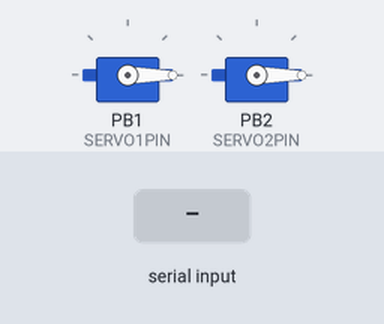
Simulated run of this sketch. Board: ATtiny85, built with avr-gcc and run on an emulated ATtiny85. Parts: 2 × servo. The test bench sets the inputs (shaded band).

Above: at 1.2 s.
1.3 s: "l" received over the second serial link
At 2.5 s:
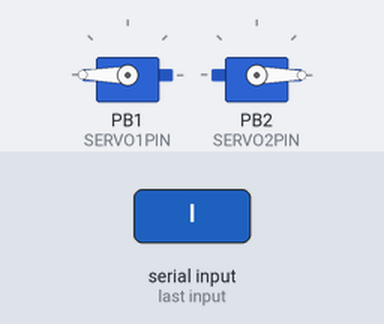
2.8 s: "r" received over the second serial link
At 3.7 s:
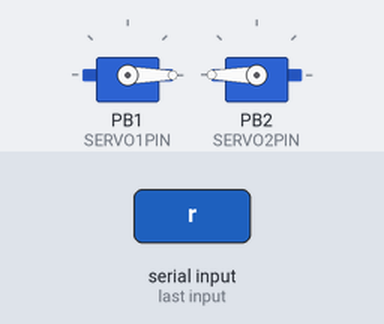
4.3 s: "1" received over the second serial link
At 4.8 s:
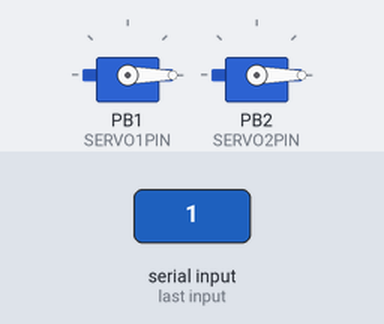
Timing chart, 0 to 7.3 s (numbered marks = the images above; inputs shaded):
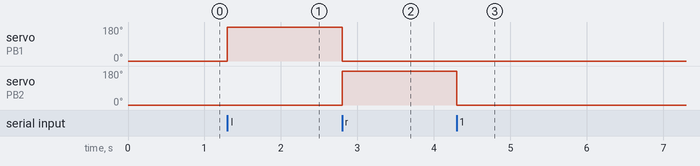

The sketch:

bluetooth_servos_test.ino
```cpp
#include <SoftwareSerial.h>
#include <Adafruit_SoftServo.h>  // SoftwareServo (works on non PWM pins)

#define SERVO1PIN 1   // Servo control line (orange) on Trinket Pin #0
#define SERVO2PIN 2   // Servo control line (orange) on Trinket Pin #1

SoftwareSerial mySerial(0,1); // RX, TX
Adafruit_SoftServo myServo1, myServo2;  //create TWO servo objects
long previousMillis = 0;        // will store last time LED was updated
const int interval = 20;           // interval at which to blink (milliseconds)
//String inputString = "";         // a string to hold incoming data
//boolean stringComplete = false;  // whether the string is complete


void setup()
{
  mySerial.begin(9600);
  myServo1.attach(SERVO1PIN);   // Attach the servo to pin 0 on Trinket
  myServo1.write(0);           // Tell servo to go to position per quirk
  myServo2.attach(SERVO2PIN);   // Attach the servo to pin 1 on Trinket
  myServo2.write(0);           // Tell servo to go to position per quirk
  delay(15);                    // Wait 15ms for the servo to reach the position
  refreshServosNow();
}

void loop()
{
  if (mySerial.available()){
    char inChar = mySerial.read();
    switch (inChar) {
    case 'l':
      myServo1.write(180);
      myServo2.write(0);
      refreshServosNow();
      delay(20);
      break;
    case 'r':
       myServo1.write(0);
        myServo2.write(180);
        refreshServosNow();
        delay(20);
        break;
    default:
      myServo1.write(0);
      myServo2.write(0);
      refreshServosNow();
      delay(20);
    }
  }
  refreshServos(millis());

}

void refreshServosNow(){
  myServo1.refresh();
  myServo2.refresh();
}

void refreshServos(long currentMillis){
  if(currentMillis - previousMillis >= interval) {
    previousMillis = currentMillis;
    myServo1.refresh();
    myServo2.refresh();
  }
}
```

Measured:
- after the input at 1.3 s, servo on PB1 (SERVO1PIN): 0° → 180° at once
- after the input at 2.8 s, servo on PB1 (SERVO1PIN): 180° → 0° at once; servo on PB2 (SERVO2PIN): 0° → 180° at once
- after the input at 4.3 s, servo on PB2 (SERVO2PIN): 180° → 0° at once
